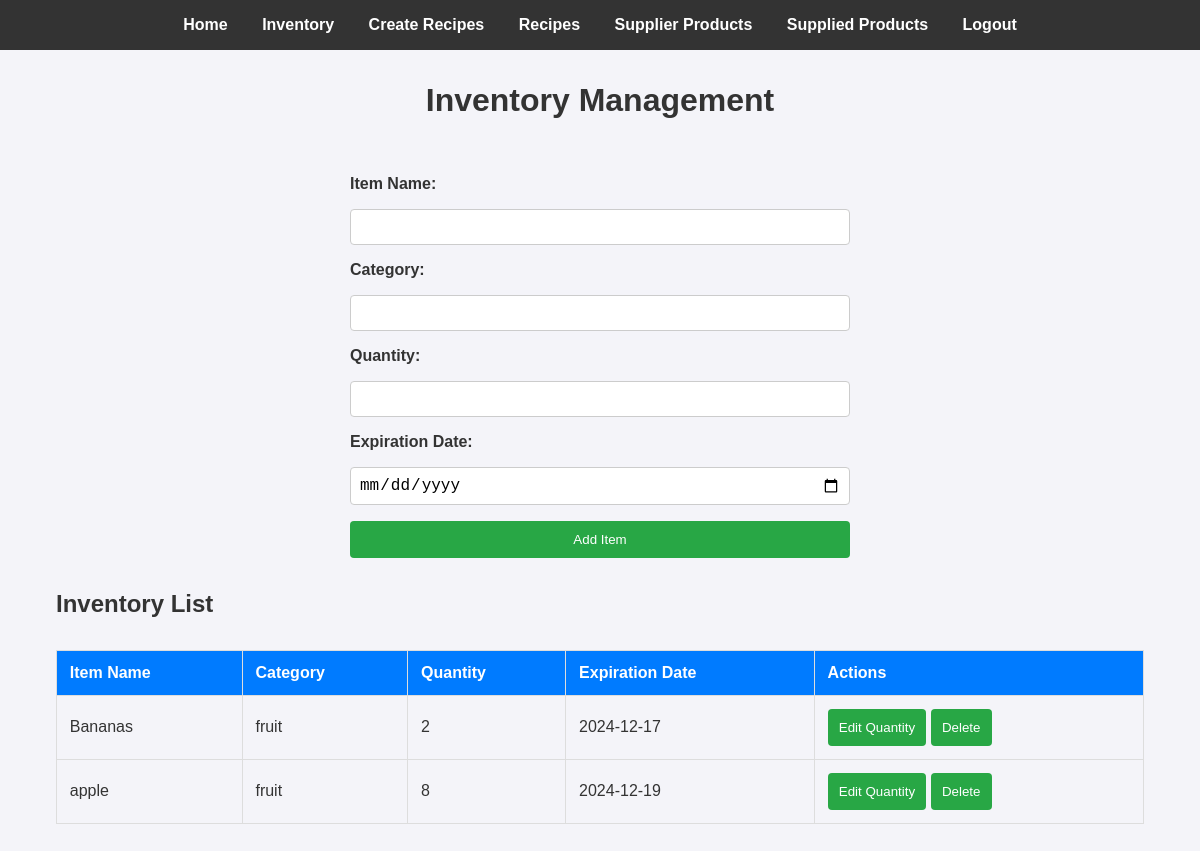
The page /inventory (signed in) on the database its author committed.
### tables this page shows
CREATE TABLE inventory (
                inventory_id INTEGER PRIMARY KEY AUTOINCREMENT,
                user_id INTEGER NOT NULL,
                item_name TEXT NOT NULL,
                category TEXT,
                quantity INTEGER NOT NULL,
                expiration_date DATE,
                FOREIGN KEY (user_id) REFERENCES users (user_id) ON DELETE CASCADE
            );

### app.py (the view, shortened to what this page needs)
@app.route("/inventory", methods=["GET", "POST"])
@login_required
def inventory():
    items = execute_query("SELECT * FROM inventory WHERE user_id = ?", (session["user_id"],))
    return render_template("inventory.html", items=items)

### app.py (called while the page is built)
def execute_query(query, params=(), fetch_one=False):
    conn = get_db_connection()
    conn.row_factory = sqlite3.Row  # Ensures rows act like dictionaries
    cursor = conn.cursor()
    cursor.execute(query, params)
    if fetch_one:
        rows = cursor.fetchone()  # Fetch only one row
    else:
        rows = cursor.fetchall()  # Fetch all rows
    conn.commit()
    conn.close()
    return rows

def get_db_connection():
    conn = sqlite3.connect("database.db")
    conn.row_factory = sqlite3.Row
    return conn

def login_required(f):
    @wraps(f)
    def decorated_function(*args, **kwargs):
        if "username" not in session:
            return redirect(url_for("login"))
        return f(*args, **kwargs)
    return decorated_function

### templates/inventory.html (shortened to what this page needs)
<!DOCTYPE html>
<html lang="en">
<head>
    <link rel="stylesheet" href="{{ url_for('static', filename='styles.css') }}">
</head>
<body>
    <header>
        <nav>
            <a href="{{ url_for('home') }}">Home</a>
            <a href="{{ url_for('inventory') }}">Inventory</a>
            <a href="{{ url_for('recipes') }}">Create Recipes</a>
            <a href="{{ url_for('all_recipes') }}">Recipes</a>
            <a href="{{ url_for('supplier_products') }}">Supplier Products</a>
            <a href="{{ url_for('supplied_products') }}">Supplied Products</a>
            <a href="{{ url_for('logout') }}">Logout</a>
        </nav>
    </header>
    <h1>Inventory Management</h1>
    <main>
        <section>
            <form method="POST" action="/inventory">
                <label for="item_name">Item Name:</label>
                <input type="text" id="item_name" name="item_name" required>
                <label for="category">Category:</label>
                <input type="text" id="category" name="category">
                <label for="quantity">Quantity:</label>
                <input type="number" id="quantity" name="quantity" required>
                <label for="expiration_date">Expiration Date:</label>
                <input type="date" id="expiration_date" name="expiration_date">
                <button type="submit">Add Item</button>
            </form>
        </section>
        <section>
            <h2>Inventory List</h2>
            {% if items %}
            <table id="inventoryTable">
                <thead>
                    <tr>
                        <th onclick="sortTable(0)">Item Name</th>
                        <th onclick="sortTable(1)">Category</th>
                        <th onclick="sortTable(2)">Quantity</th>
                        <th onclick="sortTable(3)">Expiration Date</th>
                        <th>Actions</th>
                    </tr>
                </thead>
                <tbody>
                    {% for item in items %}
                    <tr>
                        <td>{{ item[2] }}</td>
                        <td>{{ item[3] }}</td>
                        <td>{{ item[4] }}</td>
                        <td>{{ item[5] }}</td>
                        <td>
                            <form action="{{ url_for('edit_inventory_item', inventory_id=item[0]) }}" method="GET" style="display:inline;">
                                <button type="submit">Edit Quantity</button>
                            </form>
                            <form action="/delete_item/{{ item[0] }}" method="POST" style="display:inline;">
                                <button type="submit">Delete</button>
                            </form>
                        </td>
                    </tr>
                    {% endfor %}
                </tbody>
            </table>
            {% else %}
            <p>No inventory items found.</p>
            {% endif %}
        </section>
    </main>
</body>
</html>

### static/styles.css (style rules this page uses)
body { font-family: Arial, sans-serif; margin: 0; padding: 0; }
header { background-color: #333; color: white; padding: 1rem; text-align: center; }
nav a { color: white; margin: 0 1rem; text-decoration: none; }
table { width: 100%; border-collapse: collapse; margin-top: 1rem; }
th, td { border: 1px solid #ccc; padding: 0.5rem; text-align: left; }
main, footer { margin: 2%; }
h1 { width: fit-content; margin:auto; }

### templates/inventory.html (style rules this page uses)
body { font-family: Arial, sans-serif; background-color: #f4f4f9; color: #333; margin: 0; padding: 0; }
header { background-color: #333; color: white; padding: 1rem; }
nav a { color: white; margin: 0 15px; text-decoration: none; font-weight: bold; }
h1 { text-align: center; margin-top: 2rem; }
main { padding: 2rem; }
section { margin-bottom: 2rem; }
form { display: grid; gap: 1rem; max-width: 500px; margin: 0 auto; }
label { font-weight: bold; }
input[type="text"], input[type="number"], input[type="date"] { padding: 0.5rem; font-size: 1rem; border: 1px solid #ccc; border-radius: 4px; }
button { padding: 0.7rem; background-color: #28a745; color: white; border: none; border-radius: 4px; cursor: pointer; }
table { width: 100%; border-collapse: collapse; margin-top: 2rem; }
table th, table td { padding: 0.8rem; border: 1px solid #ddd; text-align: left; }
table th { background-color: #007bff; color: white; cursor: pointer; }

### rows shown on the page
inventory: item_name "Bananas", category "fruit", quantity "2", expiration_date "2024-12-17"
inventory: item_name "apple", category "fruit", quantity "8", expiration_date "2024-12-19"
